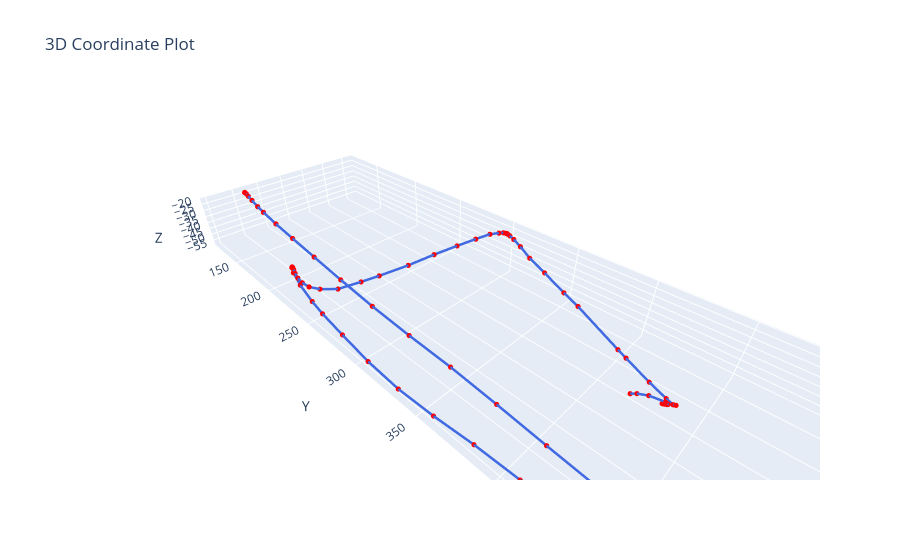

Source (notebook cell):
### Code cell
import numpy as np
import matplotlib.pyplot as plt
import glob
import os

# Folder containing your datasets
folder = "./training_data"

# Find all CSV and TXT files
files = sorted(
    glob.glob(os.path.join(folder, "*.csv"))
)

print(f"Found {len(files)} files")

data = np.loadtxt(files[433], delimiter=',')

fig = go.Figure()

fig.add_trace(go.Scatter3d(
    x=data[:,0],
    y=data[:,1],
    z=data[:,2],
    mode='lines+markers',
    line=dict(color='royalblue', width=5),
    marker=dict(size=3, color='red'),
    name='3D Number'
))

fig.update_layout(
    title='3D Coordinate Plot',
    scene=dict(
        xaxis_title='X',
        yaxis_title='Y',
        zaxis_title='Z',
        aspectmode='data'
    )
)

fig.show()


# Use your existing data array
fig, ax = plt.subplots(figsize=(9, 9))

ax.plot(
    data[:, 0],
    data[:, 1],
    '-o',
    color='royalblue',
    markersize=4,
    linewidth=2
)

ax.set_xlabel('X')
ax.set_ylabel('Y')
ax.set_title('2D Projection of the Number (XY Plane)')

ax.set_aspect('equal', adjustable='datalim')
ax.grid(True, linestyle='--', alpha=0.5)

plt.show()

### Figure 1 — Plotly figure (JSON) as saved in the notebook; plotly's stock layout.template omitted (floating-point values rounded to 4 significant figures)
{"data": [{"line": {"color": "royalblue", "width": 5}, "marker": {"color": "red", "size": 3}, "mode": "lines+markers", "name": "3D Number", "type": "scatter3d", "x": [-46.6, -47.2, -47.79, -49.25, -49.7, -50.0, -50.18, -50.7, -51.26, -52.01, -52.43, -52.73, -52.98, -53.3, -53.52, -53.83, -55.74, -59.81, -66.21, -68.56, -81.81, -86.59, -92.61, -98.35, -102.5, -104.5, -105.6, -106.1, -106.2, -106.0, -104.7, -102.0, -96.29, -87.3, -74.42, -58.25, -39.81, -21.53, -10.7, 2.582, 11.42, 15.59, 17.14, 17.12, 16.11, 14.85, 14.0, 13.64, 13.77, 14.8, 16.41, 17.88, 18.64, 19.49, 20.05, 19.58, 18.84, 17.62, 16.1, 13.62, 12.23, 9.844, 8.561, 6.287, 4.541, 3.972, 2.782, 1.825, -1.008, -3.377, -6.151, -7.262, -7.321, -7.286, -7.327, -7.017, -6.871, -6.648, -6.149, -5.721, -5.469, -5.506, -5.154, -5.118, -4.972, -4.845, -4.614], "y": [421.5, 424.2, 429.1, 436.2, 437.4, 436.9, 435.9, 434.8, 434.8, 434.8, 435.4, 435.8, 436.6, 438.6, 439.8, 438.7, 434.7, 424.5, 409.0, 403.2, 370.6, 357.8, 339.3, 323.5, 312.5, 305.1, 300.9, 298.6, 297.8, 296.8, 295.7, 294.1, 291.1, 286.4, 281.5, 276.4, 271.8, 265.0, 260.5, 254.7, 249.0, 243.9, 239.2, 234.3, 229.6, 225.8, 223.2, 221.6, 221.2, 224.2, 233.9, 248.9, 260.9, 282.1, 306.5, 331.1, 356.8, 382.2, 407.5, 430.1, 449.8, 464.8, 472.7, 484.0, 489.0, 488.9, 485.6, 476.2, 458.6, 432.5, 405.4, 374.6, 342.4, 309.1, 275.0, 242.7, 212.3, 185.5, 164.0, 147.5, 139.8, 132.0, 127.6, 125.0, 123.8, 123.5, 123.7], "z": [-42.88, -41.23, -39.16, -38.92, -39.87, -40.65, -41.31, -42.22, -42.71, -43.43, -43.42, -43.21, -42.8, -42.0, -41.62, -42.43, -43.02, -42.84, -41.95, -41.51, -38.25, -37.56, -34.82, -33.51, -31.11, -29.43, -28.72, -28.46, -28.35, -28.42, -28.0, -27.86, -27.67, -29.77, -31.75, -33.81, -35.88, -38.53, -40.06, -41.77, -40.27, -39.07, -37.58, -36.48, -35.66, -35.28, -35.25, -35.57, -36.18, -38.25, -42.24, -46.27, -48.69, -51.68, -55.43, -58.41, -58.09, -56.98, -58.07, -57.57, -54.67, -54.18, -52.27, -50.95, -51.78, -52.37, -52.47, -52.55, -55.25, -56.91, -58.38, -56.61, -53.64, -51.98, -49.48, -45.28, -41.09, -37.13, -33.3, -29.48, -27.4, -24.86, -22.72, -21.58, -20.98, -20.8, -20.74]}], "layout": {"scene": {"aspectmode": "data", "xaxis": {"title": {"text": "X"}}, "yaxis": {"title": {"text": "Y"}}, "zaxis": {"title": {"text": "Z"}}}, "title": {"text": "3D Coordinate Plot"}}}
